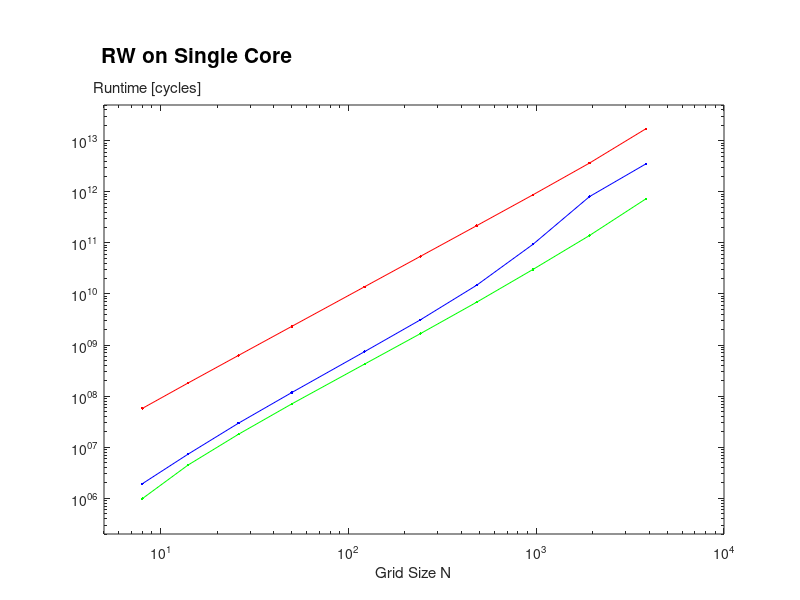

Write the MATLAB code that produced this figure.
clear;
top = 5*10^13;
bottom = 2*10^5;
right = 10^4;
left = 5*10^0;

N = [8 14 26 50 122 242 482 962 1922 3842];

cycles_AVX    = [984673 4466187 17933604 70529758 [number redacted] ...
                 [number redacted] [number redacted] [number redacted] [number redacted] [number redacted]];
cycles_scalar = [1928770 7297062 29534200 [number redacted] [number redacted] ...
                 [number redacted] [number redacted] [number redacted] [number redacted] [number redacted]];
cycles_serial = [57510026 [number redacted] [number redacted] [number redacted] [number redacted] ...
                 [number redacted] [number redacted] [number redacted] [number redacted] [number redacted]];

loglog(N,cycles_AVX,'-g.');
             
hold on;

loglog(N,cycles_scalar,'-b.');
loglog(N(1:length(cycles_serial)),cycles_serial,'-r.');

xlim([left right]);
ylim([bottom top]);

% line([1 12],[1 1],'Color',[0.0 0.0 0.0]);
% line([12 12],[1 0],'Color',[0.0 0.0 0.0]);

hold off;

% legh = legend([h3 h2 h1],'AVX + ILP','AVX',...
%                   'Scalar','Location','SouthEast');
% vertOffset = (top - bottom)*0.02;
% set(legh,'Position',get(legh,'Position') + [0 vertOffset 0 0]);

xlabel('Grid Size N');
ylabel('Runtime [cycles]');
set(get(gca,'YLabel'),'Rotation',0);
ylabh = get(gca,'YLabel');
vertOffset = (top - bottom)*1.5;
horzOffset = (right - left)*0.00056;
set(ylabh,'Position',get(ylabh,'Position') + [horzOffset vertOffset 0]);

set(gca,'Position',get(gca,'Position') - [0 0 0 0.1]);
h = title('RW on Single Core','FontSize', 15);
vertOffset = (top - bottom)*3.5;
horzOffset = (right - left)*-0.0208;
set(h,'Position',get(h,'Position') + [horzOffset vertOffset 0]);

set(gcf,'color','w');